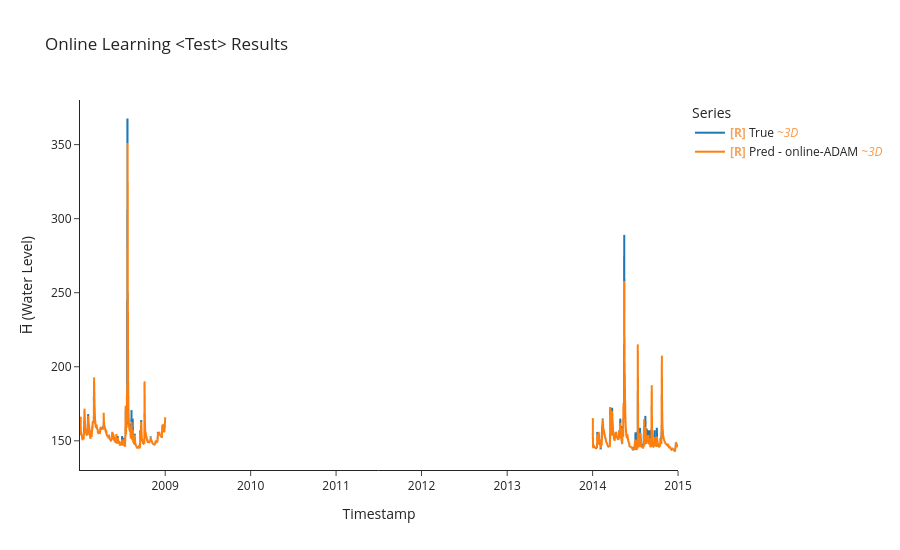

Notebook code for this chart:
### Code cell
# evaluation on test set
y_true_test, y_pred_test, time_indices_test = uf.model_evaluate_with_norm(model,criterion, test_ds, test_df.index,
                                                                 LOOKBACK, HORIZON, BATCH_SIZE)
uf.calculate_metrics_and_plot({"online-ADAM": (y_true_test, y_pred_test, time_indices_test)},
                              plot_title = 'Online Learning <Test> Results',
                              export_metrics= True,
                              export_html= True,
                              export_file_name='results/testing/online/Online Learning MLP test')
# Save predictions to CSV files to be used later in Experiments
uf.export_results_to_csv({"MLP": (y_true_test, y_pred_test,time_indices_test)}, 
                         "results/testing/predictions_vs_true/online")

### Figure 1 — Plotly figure (JSON) as saved in the notebook; plotly's stock layout.template omitted (floating-point values rounded to 4 significant figures; data arrays with more than 128 entries replaced by an {"elided": "..."} marker saying what was removed)
{"data": [{"hovertemplate": "Legend=True<br>Timestamp=%{x}<br>H̅ (Water Level)=%{y}<extra></extra>", "legendgroup": "True", "line": {"color": "#1f77b4", "dash": "solid", "width": 2}, "marker": {"symbol": "circle"}, "mode": "lines", "name": "<b style=\"color:sandybrown\">[R]</b> True <i style=\"color:#fc9944\">~3D</i>", "showlegend": true, "type": "scattergl", "uid": "311fd45d-2219-4f4e-b771-42f4e01e6cfd", "x": {"elided": "1001 str values"}, "xaxis": "x", "y": {"elided": "1001 float values"}, "yaxis": "y"}, {"hovertemplate": "Legend=Pred - online-ADAM<br>Timestamp=%{x}<br>H̅ (Water Level)=%{y}<extra></extra>", "legendgroup": "Pred - online-ADAM", "line": {"color": "#ff7f0e", "dash": "solid", "width": 2}, "marker": {"symbol": "circle"}, "mode": "lines", "name": "<b style=\"color:sandybrown\">[R]</b> Pred - online-ADAM <i style=\"color:#fc9944\">~3D</i>", "showlegend": true, "type": "scattergl", "uid": "b1af722c-8e5d-46f5-8c22-cba460d7e40b", "x": {"elided": "1001 str values"}, "xaxis": "x", "y": {"elided": "1001 float values"}, "yaxis": "y"}], "layout": {"height": 550, "legend": {"title": {"text": "Series"}, "tracegroupgap": 0}, "title": {"text": "Online Learning <Test> Results"}, "xaxis": {"anchor": "y", "domain": [0, 1], "title": {"text": "Timestamp"}}, "yaxis": {"anchor": "x", "domain": [0, 1], "title": {"text": "H̅ (Water Level)"}}}}
